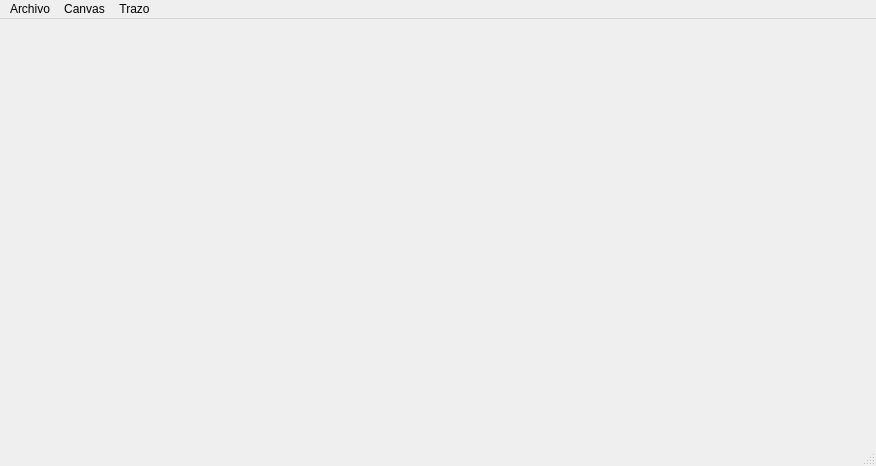
<?xml version="1.0" encoding="UTF-8"?>
<ui version="4.0">
 <class>MainWindow</class>
 <widget class="QMainWindow" name="MainWindow">
  <property name="enabled">
   <bool>true</bool>
  </property>
  <property name="geometry">
   <rect>
    <x>0</x>
    <y>0</y>
    <width>876</width>
    <height>466</height>
   </rect>
  </property>
  <property name="windowTitle">
   <string>MainWindow</string>
  </property>
  <widget class="QWidget" name="centralwidget"/>
  <widget class="QMenuBar" name="menubar">
   <property name="geometry">
    <rect>
     <x>0</x>
     <y>0</y>
     <width>876</width>
     <height>22</height>
    </rect>
   </property>
   <widget class="QMenu" name="menuFile">
    <property name="title">
     <string>Archivo</string>
    </property>
    <addaction name="actionAdd_file"/>
    <addaction name="actionAbrir"/>
    <addaction name="actionGuardar_como"/>
   </widget>
   <widget class="QMenu" name="menuCanvas">
    <property name="title">
     <string>Canvas</string>
    </property>
    <addaction name="actionSeleccionar_Tamano"/>
    <addaction name="actionAcercar"/>
    <addaction name="actionAlejar"/>
    <addaction name="actionAlicarFIltro"/>
    <addaction name="actionRotarCanvas"/>
   </widget>
   <widget class="QMenu" name="menuTrazo">
    <property name="title">
     <string>Trazo</string>
    </property>
    <addaction name="actionLapiz"/>
    <addaction name="actionLapicero"/>
    <addaction name="actionBorrador"/>
    <addaction name="actionFormas"/>
    <addaction name="actionRellenar"/>
    <addaction name="actionColorPicker"/>
   </widget>
   <addaction name="menuFile"/>
   <addaction name="menuCanvas"/>
   <addaction name="menuTrazo"/>
  </widget>
  <widget class="QStatusBar" name="statusbar"/>
  <action name="actionAdd_file">
   <property name="text">
    <string>Cerrar</string>
   </property>
  </action>
  <action name="actionAbrir">
   <property name="text">
    <string>Abrir</string>
   </property>
  </action>
  <action name="actionGuardar">
   <property name="text">
    <string>Guardar</string>
   </property>
  </action>
  <action name="actionGuardar_como">
   <property name="text">
    <string>Guardar como</string>
   </property>
  </action>
  <action name="actionSeleccionar_Tamano">
   <property name="text">
    <string>Seleccionar Tamaño</string>
   </property>
  </action>
  <action name="actionAcercar">
   <property name="text">
    <string>Acercar </string>
   </property>
  </action>
  <action name="actionAlejar">
   <property name="text">
    <string>Alejar </string>
   </property>
  </action>
  <action name="actionLapiz">
   <property name="text">
    <string>Lapiz</string>
   </property>
  </action>
  <action name="actionLapicero">
   <property name="text">
    <string>Lapicero</string>
   </property>
  </action>
  <action name="actionBorrador">
   <property name="text">
    <string>Borrador</string>
   </property>
  </action>
  <action name="actionFormas">
   <property name="text">
    <string>Formas</string>
   </property>
  </action>
  <action name="actionRellenar">
   <property name="text">
    <string>Rellenar</string>
   </property>
  </action>
  <action name="actionColorPicker">
   <property name="text">
    <string>ColorPicker</string>
   </property>
  </action>
  <action name="actionAlicarFIltro">
   <property name="text">
    <string>AplicarFIltro</string>
   </property>
  </action>
  <action name="actionRotarCanvas">
   <property name="text">
    <string>RotarCanvas</string>
   </property>
  </action>
 </widget>
 <resources/>
 <connections/>
</ui>
